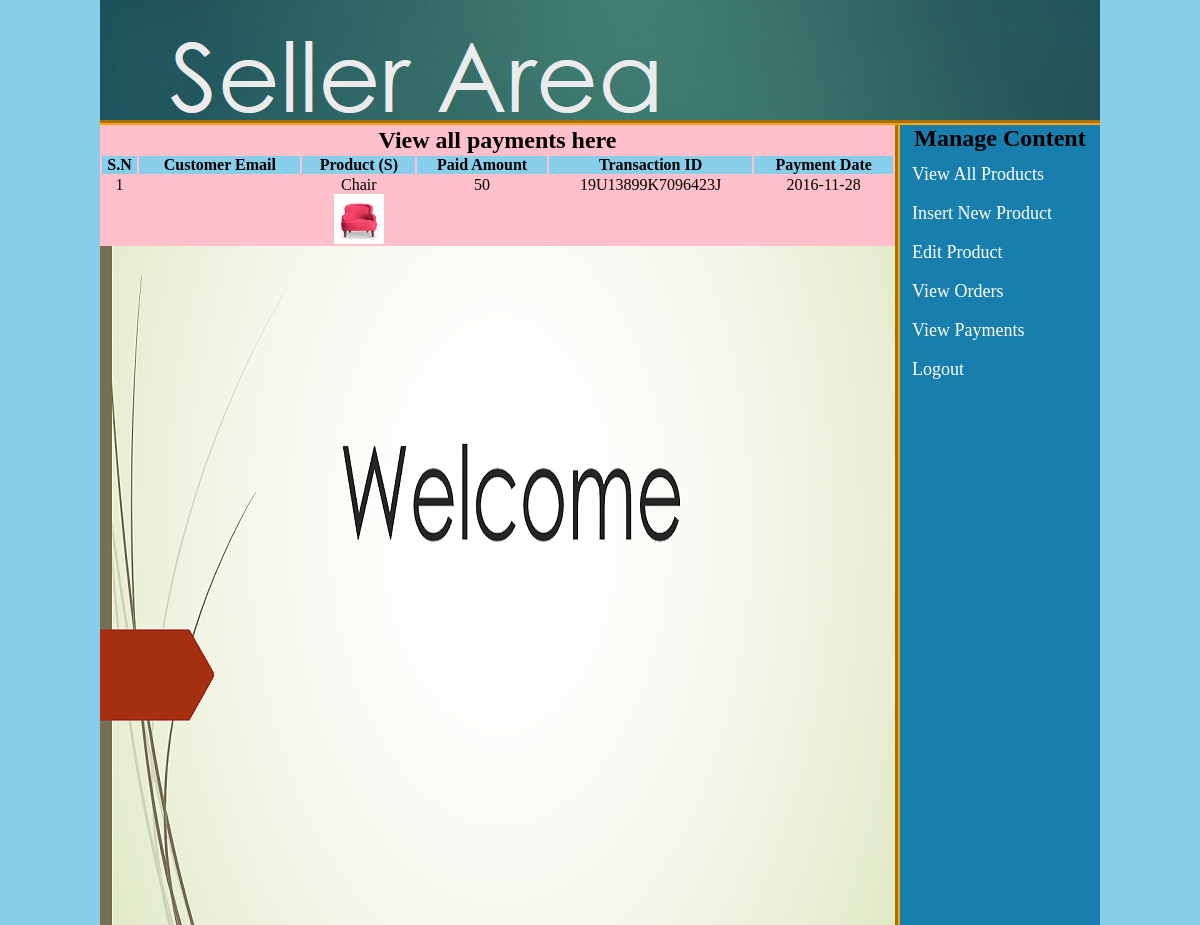
The app's page /sellermanagement/index.php?view_payments (signed in) with its own data.
### tables this page shows
CREATE TABLE IF NOT EXISTS `payments` (
  `payment_id` int(100) NOT NULL AUTO_INCREMENT,
  `amount` int(100) NOT NULL,
  `customer_id` int(100) NOT NULL,
  `product_id` int(100) NOT NULL,
  `trx_id` varchar(255) NOT NULL,
  `currency` text NOT NULL,
  `payment_date` date NOT NULL,
  PRIMARY KEY (`payment_id`)
);

CREATE TABLE IF NOT EXISTS `products` (
  `product_id` int(100) NOT NULL AUTO_INCREMENT,
  `product_cat` int(100) NOT NULL,
  `product_brand` int(100) NOT NULL,
  `product_title` varchar(255) NOT NULL,
  `product_price` int(100) NOT NULL,
  `product_desc` text NOT NULL,
  `product_image` text NOT NULL,
  `product_keywords` text NOT NULL,
  `seller_email` varchar(100) NOT NULL,
  PRIMARY KEY (`product_id`)
);

### sellermanagement/view_payments.php (the view)
<table width="795" align="center" bgcolor="pink">
	<tr align="center">
		<td colspan="6"><h2>View all payments here</h2></td>
	</tr>
	<tr align="center" bgcolor="skyblue">
		<th>S.N</th>
		<th>Customer Email</th>
		<th>Product (S)</th>
		<th>Paid Amount</th>
		<th>Transaction ID</th>
		<th>Payment Date</th>
	</tr>
	<?php
	include("includes/db.php");
	$email = $_SESSION['seller_email'];
	$get_payment = "select * from payments
	inner join products
	on products.product_id=payments.product_id and products.seller_email='$email'";
	$run_payment = mysqli_query($con, $get_payment);
	$i = 0;
	while ($row_payment=mysqli_fetch_array($run_payment)){
		$amount = $row_payment['amount'];
		$trx_id = $row_payment['trx_id'];
		$payment_date = $row_payment['payment_date'];
		$pro_id = $row_payment['product_id'];
		$c_id = $row_c['customer_id'];
		$i++;
		$get_pro = "select * from products where product_id='$pro_id'";
		$run_pro = mysqli_query($con, $get_pro);
		$row_pro=mysqli_fetch_array($run_pro);
		$pro_image = $row_pro['product_image'];
		$pro_title = $row_pro['product_title'];
		$get_c = "select * from customers where customer_id='$c_id'";
		$run_c = mysqli_query($con, $get_c);
		$row_c=mysqli_fetch_array($run_c);
		$c_email = $row_c['customer_email'];
	?>
	<tr align="center">
		<td><?php echo $i;?></td>
		<td><?php echo $c_email; ?></td>
		<td>
		<?php echo $pro_title;?><br>
		<img src="../admin_area/product_images/<?php echo $pro_image;?>" width="50" height="50" />
		</td>
		<td><?php echo $amount;?></td>
		<td><?php echo $trx_id;?></td>
		<td><?php echo $payment_date;?></td>
	</tr>
	<?php } ?>
</table>

### sellermanagement/styles/style.css (style rules this page uses)
html, body, div, span, applet, object, iframe, h1, h2, h3, h4, h5, h6, p, blockquote, pre, a, abbr, acronym, address, big, cite, code, del, dfn, em, img, ins, kbd, q, s, samp, small, strike, strong, sub, sup, tt, var, b, u, i, center, dl, dt, dd, ol, ul, li, fieldset, form, label, legend, table, caption, tbody, tfoot, thead, tr, th, td, article, aside, canvas, details, embed, figure, figcaption, footer, header, hgroup, menu, nav, output, ruby, section, summary, time, mark, audio, video { margin: 0; padding: 0; border: 0; vertical-align: baseline; }
body { background:skyblue; }

### records on screen
payments: product.product_title "Chair", product.product_image (picture), amount "50", trx "19U13899K7096423J", payment_date "2016-11-28"
